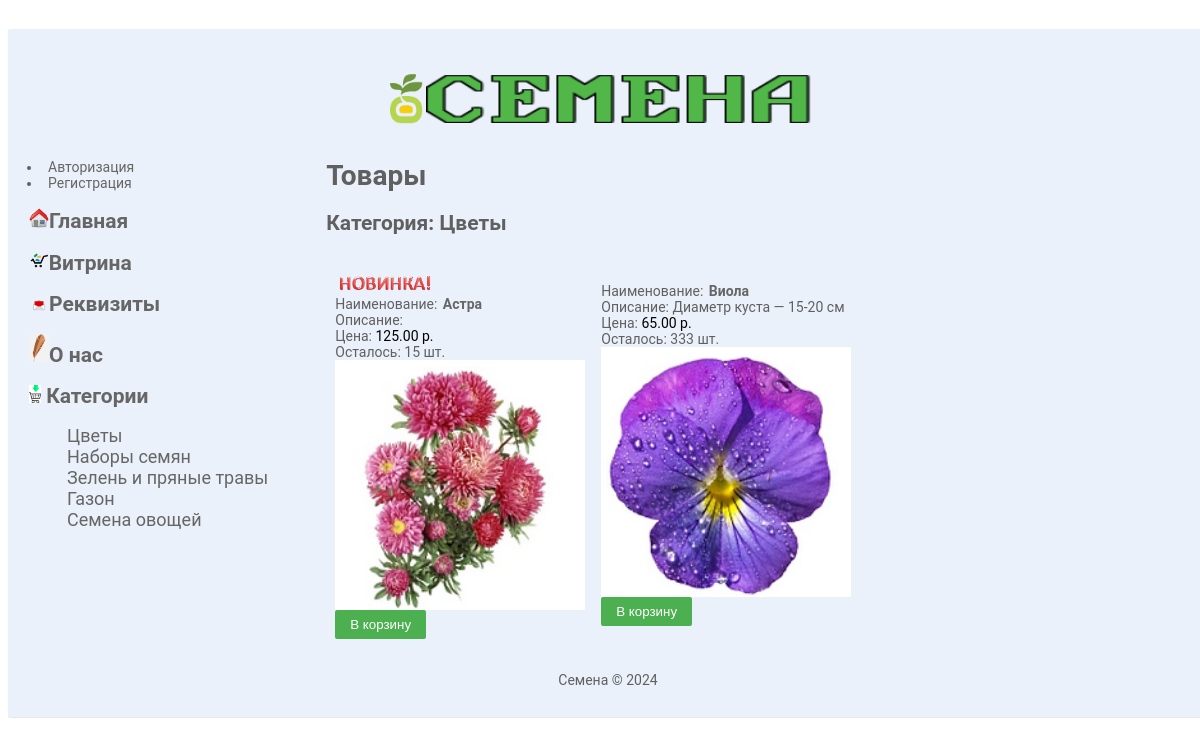
/view.php?cat_id=2, run on the app's committed database.
### tables this page shows
CREATE TABLE `categories` (
  `id` int(11) NOT NULL AUTO_INCREMENT,
  `name` varchar(200) DEFAULT NULL,
  `descr` text,
  `parent` int(11) DEFAULT NULL,
  PRIMARY KEY (`id`)
);

CREATE TABLE `products` (
  `id` int(11) NOT NULL AUTO_INCREMENT,
  `name` varchar(200) DEFAULT NULL,
  `descr` text,
  `cat_id` int(11) DEFAULT NULL,
  `price` decimal(10,2) DEFAULT NULL,
  `discount_id` int(11) NOT NULL COMMENT 'id акции или скидки',
  `date_add` datetime NOT NULL DEFAULT CURRENT_TIMESTAMP,
  `weight` int(11) NOT NULL COMMENT 'масса',
  `length` int(11) NOT NULL COMMENT 'длина',
  `width` int(11) NOT NULL COMMENT 'ширина',
  `height` int(11) NOT NULL COMMENT 'высота',
  `amount` int(11) NOT NULL COMMENT 'количество',
  PRIMARY KEY (`id`)
);

### func.php (called while the page is built, shortened)
<?php
	$valuta=' р.';
?>

### view.php (the view, shortened to what this page needs)
<?php
	include "func.php";
	include "scripts.php";
	$title='Товары';
	$table='products';
?>
<html>
<head>
	<link rel="stylesheet" type="text/css" href="style.css">
</head>
<body>
<table id="main_table">
	<tr>
		<td colspan=2 style="text-align:center">
			<?php
				include('top.php');
			?>
		</td>
	</tr>
	<tr>
		<td width="300px" style="vertical-align:top;">
			<?php
				include('menu.php');
				include('showcase.php');
			?>
		</td>
		<td  width="900px">
<h1><?php echo $title;?></h1>
<?php
	$cat_id=empty($_GET['cat_id']) ? '' : abs(intval($_GET['cat_id']));
	if ($cat_id) {
		$query="
			SELECT name
			FROM categories
			WHERE 1
				AND id=$cat_id
		";
		$res=mysqli_query($con, $query) or die(mysqli_error($con));
		$row=mysqli_fetch_array($res);
		$cat_name=$row['name'];
		echo "<h2>Категория: $cat_name</h2>";
	};
	$filter_cat= $cat_id==0 ? '' : "AND `$table`.`cat_id`='$cat_id'";
	$query="
	SELECT t.*
	FROM (
		SELECT
			`$table`.`id`,
			`$table`.`name`,
			`$table`.`descr`,
			`categories`.`name` AS `category`,
			`$table`.`price`,
			`$table`.`weight`,
			`$table`.`length`,
			`$table`.`width`,
			`$table`.`height`,
			`$table`.`amount`- IFNULL(ROUND(SUM(`items`.`amount`)),0) AS 'amount',
#			`$table`.`amount`,
			`discounts`.`value` AS `discount_value`,
      TIMESTAMPDIFF(DAY, `$table`.`date_add`, NOW()) AS `delta`
		FROM
			`$table`
		LEFT JOIN
			`items` ON `items`.`product_id`=`products`.`id`
		LEFT JOIN
			`categories` ON `categories`.`id`=`$table`.`cat_id`
		LEFT JOIN
			`discounts` ON `discounts`.`id`=`$table`.`discount_id` AND NOW() BETWEEN `discounts`.`start` AND `discounts`.`stop`
		WHERE 1
			$filter_cat
		GROUP BY `$table`.`id`
		ORDER BY `$table`.`name`
		LIMIT 50) AS t
	WHERE amount>0;
	";
	$res=mysqli_query($con, $query) or die(mysqli_error($con));
	$a=array();
	while ($row=mysqli_fetch_array($res, MYSQLI_ASSOC)) {
		$a[]=$row;
	};
	$in_row=3;
 	$row_count=ceil(count($a)/$in_row);
	echo '<table border=0 style="width:100px">';
	for($i=1; $i<=$row_count; $i++) {
		echo "<tr>";
		for($j=1; $j<=$in_row; $j++) {
			$ind=($i-1)*$in_row+$j-1;
			if (isset($a[$ind])) {
				$row=$a[$ind];
				$fname='upload/'.$row['id'].'.jpg';
				if ($row['delta']<30) {
          $new="<div><img src='images/new.png' style='width:100px'></div>";
				}
				else {
					$new='';
				};
				if ($row['discount_value']) {
					$price_new=number_format (round($row['price']*(1-$row['discount_value']/100), 2), 2, '.', '');
					$price_str="
						<font style='color: #888; font-size:x-small; text-decoration:line-through'>$row[price]$valuta</font>
						<img src='images/discount.png' height='24px' title='Скидка'>
						<font style='color: #000;'>$price_new$valuta</font>
					";
					$price_str=trim($price_str);
				}
				else {
					$price_str="<font style='color: #000;'>$row[price]$valuta</font>";
				};
				if (mb_strlen($row['descr'], 'UTF-8')>50) {
					$descr=mb_substr($row['descr'], 0, 50, 'UTF-8').'...';
				}
				else {
					$descr=$row['descr'];
				};
				echo "
				<td style='width:400px; height:400px'>
					$new
					Наименование: <b><a href='card.php?product_id=$row[id]'>$row[name]</a></b><br>
					Описание: $descr<br>
					Цена: $price_str<br>
					Осталось: $row[amount] шт.<br>
					<img src=\"$fname\" width=\"250px\" height=\"250px\" style='cursor:pointer;' onclick='to_cart($row[id]);'><br>
					<button onclick='to_cart($row[id]);'>В корзину</button>
				</td>
				";
			};
		};
		echo "</tr>";
	};
	echo '</table>';
?>
		</td>
	</tr>
	<tr>
		<td colspan=2>
			<?php
				include('footer.php');
			?>
		</td>
	</tr>
</table>
</body>
</html>

### scripts.php (shortened to what this page needs)
<link rel="stylesheet" type="text/css" href="style.css">
<link rel="stylesheet" href="css/jquery-ui.css">
<link rel="stylesheet" href="css/theme.blue.css">
<link rel="stylesheet" href="css/jquery.tablesorter.pager.min.css">
<link href="css/select2.min.css" rel="stylesheet" />
<link href="css/datepicker.min.css" rel="stylesheet" type="text/css">

### top.php
<a href="index.php">
	<div style='text-align:center' width="100%">
			<img src="images/logo.png" height="50px" >
			<img src="images/logo_text.png" height="50px" width="400px">
	</div>
</a>

### menu.php (shortened to what this page needs)
<?php
	$menu= '
	';
	if ( !isset($_SESSION['level'])) $menu.='<li> <a href="login.php">Авторизация</a> </li>';
	if ( !isset($_SESSION['level'])) $menu.='<li> <a href="reg.php">Регистрация</a> </li>';
	$menu.='<h2><a href="index.php"><img src="images/home.png" width="20px">Главная</a> </h2>';
	$menu.='<h2><a href="view.php"><img src="images/showcase.png" height="18px">Витрина</a></h2>';
	$menu.='<h2><a href="contacts.php"><img src="images/mail.png" width="20px">Реквизиты</a> </h2>';
	$menu.='<h2><a href="about.php"><img src="images/about.png" width="20px">О нас</a> </h2>';
	echo $menu;
?>

### showcase.php (shortened to what this page needs)
<?php
	$con=connect();
	$query="
		SELECT
			`name`, `parent`, `id` AS `cat_id`
		FROM
			`categories`
		WHERE 1
			AND `categories`.`parent`=0
			AND `categories`.`id`<>0
	";
	echo '<h2><a href="view.php"><img src="images/cats.png" height="18px"> Категории</h2>';
	$res=mysqli_query($con, $query) or die(mysqli_error($con));
	while ($row=mysqli_fetch_array($res, MYSQLI_ASSOC)) {
		echo "<a id='cats_style' href=\"view.php?cat_id=$row[cat_id]\">$row[name]</a><br>";
	};
?>

### footer.php
<?php
echo "
			<p style='text-align:center'>Семена &copy; 2024</p>
";
?>

### style.css (style rules this page uses)
body { width: 100%; font-family: Roboto,sans-serif; font-size: 14px; line-height: 1.42857143; color: #606060; text-align: center; padding-top:1%; }
#main_table { background: #EBF1FA; padding:20px 10px; border-radius:2px; box-shadow: 0 1px 1px rgba(0,0,0,.1); margin-right: auto; margin-left: auto; margin-top:9px; width: 1200px; }
td { font-size: 14px; text-align: left; padding:7px; }
a { padding: 2px 2px; text-decoration: none; color: #666; border-radius: 2px 2px 0 0; margin:10px 0; }
button { background: #4caf50; border: none; color: #fff; padding: 7px 15px; border-radius: 2px; cursor: pointer; }
table { background: #EBF1FA; }
#cats_style { font-family: Roboto,sans-serif; font-size: 18px; margin: 38px; color: #666666; }

### data on the page
categories: name "Цветы"
categories: name "Наборы семян"
categories: name "Зелень и пряные травы"
categories: name "Газон"
categories: name "Семена овощей"
products: name "Астра", price "125.00", amount "15", shows a picture
products: name "Виола", descr "Диаметр куста — 15-20 см", price "65.00", amount "333", shows a picture

### other printed values
$title "Товары"
